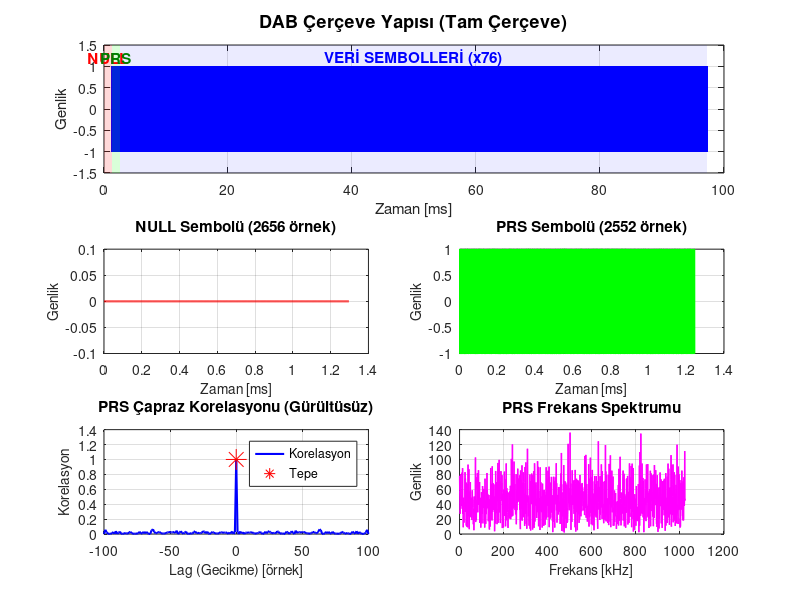

Write MATLAB code to recreate this figure. (Note: this script raises an error after producing the figure.)
% =========================================================================
% ADIM 2: DAB SİNYAL MODELİ
% DAB SoOP TDOA Localization
% =========================================================================
% Bu dosya DAB çerçeve yapısını oluşturur:
%   1. Null Sembolü  → kaba zamanlama için
%   2. PRS Sembolü   → hassas zamanlama/korelasyon için
%   3. Veri Sembolleri → gerçekçilik için (basitleştirilmiş)
%
% Çıktı: 'dab_signal_data.mat' dosyasına kaydedilir
% =========================================================================

clear all;
close all;
clc;

fprintf('========================================\n');
fprintf('  ADIM 2: DAB Sinyal Modeli Başlıyor...\n');
fprintf('========================================\n\n');

% =========================================================================
% BÖLÜM 1: DAB STANDART PARAMETRELERİ (ETSI EN 300 401 - Mode 1)
% =========================================================================
% DAB'ın 4 modu var (Mode 1-4). Biz Mode 1 kullanıyoruz.
% Mode 1: En geniş kapsama alanı, SoOP için en uygun.

Fs = 2.048e6;       % Örnekleme frekansı: 2.048 MHz [örnekleme/saniye]

% --- Sembol Uzunlukları (örnek sayısı cinsinden) ---
% DAB Mode 1 standart değerleri:
T_null_ms   = 1.297;    % Null sembolünün süresi [milisaniye]
T_prs_ms    = 1.246;    % PRS sembolünün süresi [milisaniye]
T_data_ms   = 1.246;    % Veri sembolü süresi [milisaniye]
N_data_syms = 76;       % Bir çerçevedeki veri sembolü sayısı

% Milisaniyeden örnek sayısına çevir: N = T[ms] * Fs / 1000
N_null = round(T_null_ms * Fs / 1000);   % ~2656 örnek
N_prs  = round(T_prs_ms  * Fs / 1000);  % ~2552 örnek
N_data = round(T_data_ms * Fs / 1000);  % ~2552 örnek

% Bir tam çerçevenin toplam örnek sayısı
N_frame = N_null + N_prs + N_data_syms * N_data;

fprintf('DAB Mode 1 Parametreleri:\n');
fprintf('  Örnekleme frekansı : %.3f MHz\n', Fs/1e6);
fprintf('  Null sembol süresi : %.3f ms (%d örnek)\n', T_null_ms, N_null);
fprintf('  PRS sembol süresi  : %.3f ms (%d örnek)\n', T_prs_ms,  N_prs);
fprintf('  Veri sembol sayısı : %d\n', N_data_syms);
fprintf('  Toplam çerçeve     : %d örnek (%.1f ms)\n\n', ...
        N_frame, N_frame/Fs*1000);

% =========================================================================
% BÖLÜM 2: NULL SEMBOLÜ OLUŞTURMA
% =========================================================================
% Null sembolü = tamamen sıfır (sessizlik).
% Alıcı bu enerji düşüşünü tespit ederek çerçeve başını bulur.
% Gerçek DAB'da tam sıfır değil ama biz idealleştiriyoruz.

null_symbol = zeros(1, N_null);   % N_null adet sıfır

fprintf('Null Sembolü:\n');
fprintf('  Uzunluk  : %d örnek\n', length(null_symbol));
fprintf('  Enerji   : %.4f (sıfır olmalı)\n', sum(abs(null_symbol).^2));
fprintf('  Amaç     : Çerçeve başını işaretler (enerji düşüşü)\n\n');

% =========================================================================
% BÖLÜM 3: PRS (PHASE REFERENCE SYMBOL) OLUŞTURMA
% =========================================================================
% PRS = Faz Referans Sembolü
% Bu sinyal korelasyon için kullanılır. Alıcı bu "imzayı" arar.
%
% Gerçek DAB PRS'i çok karmaşık (OFDM tabanlı, faz kodlamalı).
% Biz simülasyon için deterministik pseudo-random bir dizi kullanıyoruz.
% Önemli olan: Her TX için AYNI ve BİLİNEN bir dizi olması.
%
% Nasıl çalışır?
%   Alıcı → aldığı sinyal ile PRS'i çapraz-korelasyona sokar
%   Korelasyon tepe noktası → sinyalin kaç örnek gecikmeli geldiğini söyler
%   Bu gecikme → TOA (Varış Zamanı) kestirimi

rng(42);    % Rastgele sayı üretecini sabitle (42 = seed)
            % Seed sabitlenince her çalıştırmada AYNI PRS oluşur
            % Bu kritik! Alıcı ve verici aynı PRS'i bilmeli.

% BPSK modülasyonu: +1 ve -1 değerlerinden oluşan dizi
% randn > 0 ise +1, değilse -1 → Basit BPSK
prs_bits = sign(randn(1, N_prs));   % N_prs adet +1 veya -1

% Normalize et: Enerji = 1 olsun
prs_symbol = prs_bits / sqrt(mean(prs_bits.^2));

fprintf('PRS (Phase Reference Symbol):\n');
fprintf('  Uzunluk     : %d örnek\n', length(prs_symbol));
fprintf('  Enerji      : %.4f (1 olmalı)\n', mean(prs_symbol.^2));
fprintf('  Değer aralığı: [%.1f, %.1f]\n', min(prs_symbol), max(prs_symbol));
fprintf('  Amaç        : Korelasyon ile TOA kestirimi\n\n');

% =========================================================================
% BÖLÜM 4: VERİ SEMBOLLERİ OLUŞTURMA
% =========================================================================
% Gerçek DAB'da veri sembolleri ses/müzik bilgisi taşır.
% Simülasyonda bunu basitleştiriyoruz: rastgele BPSK veri.
% DAE için bu kısım çok önemli değil, TOA kestirimi PRS'den yapılıyor.

data_symbols = sign(randn(1, N_data * N_data_syms));  % Rastgele veri
data_symbols = data_symbols / sqrt(mean(data_symbols.^2));  % Normalize

fprintf('Veri Sembolleri:\n');
fprintf('  Toplam uzunluk: %d örnek (%d sembol x %d örnek)\n', ...
        length(data_symbols), N_data_syms, N_data);
fprintf('  Amaç          : Gerçekçilik (TOA için kullanılmaz)\n\n');

% =========================================================================
% BÖLÜM 5: TAM DAB ÇERÇEVESİNİ BİRLEŞTİR
% =========================================================================
% Çerçeve yapısı (soldan sağa):
%   [NULL] [PRS] [DATA_1] [DATA_2] ... [DATA_76]
%    ↑      ↑     ↑
%   Sıfır  İmza  Ses verisi

dab_frame = [null_symbol, prs_symbol, data_symbols];

fprintf('Tam DAB Çerçevesi:\n');
fprintf('  Toplam uzunluk: %d örnek\n', length(dab_frame));
fprintf('  Süre          : %.2f ms\n', length(dab_frame)/Fs*1000);
fprintf('  Yapı          : [NULL(%d)] + [PRS(%d)] + [DATA(%d)]\n\n', ...
        N_null, N_prs, length(data_symbols));

% =========================================================================
% BÖLÜM 6: PRS KORELASYONUNU TEST ET
% =========================================================================
% Simülasyonun doğruluğunu kontrol edelim.
% Temiz sinyalde (gürültüsüz) PRS korelasyonu tam olarak doğru yerde tepe vermeli.
%
% Korelasyon nasıl çalışır?
%   - Alınan sinyal ile referans PRS'i kaydırarak çarpıyoruz
%   - Sinyaller örtüştüğünde maksimum değer oluşur
%   - Bu maksimumun konumu = gecikme = TOA

% PRS'in çerçeve içindeki başlangıç indeksi
prs_start_idx = N_null + 1;   % Null'dan sonra PRS başlar

% Test: Çerçeveden PRS bölgesini çıkar ve korelasyon yap
test_segment = dab_frame(prs_start_idx : prs_start_idx + N_prs - 1);

% xcorr: Çapraz korelasyon fonksiyonu
% 'normalized': Tepe değerini 1'e normalize eder
[corr_vals, corr_lags] = xcorr(test_segment, prs_symbol, 'normalized');

% Maksimum korelasyon noktası
[max_corr, max_idx] = max(abs(corr_vals));
peak_lag = corr_lags(max_idx);   % Gecikme (örnek cinsinden)

fprintf('Korelasyon Testi (Gürültüsüz):\n');
fprintf('  Maksimum korelasyon: %.4f (1.0 olmalı)\n', max_corr);
fprintf('  Tepe noktası lag   : %d örnek (0 olmalı)\n', peak_lag);
if abs(peak_lag) == 0 && max_corr > 0.99
    fprintf('  Sonuç: ✓ BAŞARILI - PRS doğru tespit edildi\n\n');
else
    fprintf('  Sonuç: ✗ HATA - Kontrol et\n\n');
end

% =========================================================================
% BÖLÜM 7: VERİLERİ KAYDET
% =========================================================================

save('dab_signal_data.mat', ...
    'dab_frame', ...        % Tam DAB çerçevesi
    'null_symbol', ...      % Null sembolü
    'prs_symbol', ...       % PRS sembolü (korelasyon referansı)
    'data_symbols', ...     % Veri sembolleri
    'N_null', ...           % Null sembol uzunluğu
    'N_prs', ...            % PRS uzunluğu
    'N_data', ...           % Veri sembol uzunluğu
    'N_data_syms', ...      % Veri sembol sayısı
    'N_frame', ...          % Toplam çerçeve uzunluğu
    'Fs', ...               % Örnekleme frekansı
    'prs_start_idx' ...     % PRS başlangıç indeksi
);

fprintf('✓ Veriler "dab_signal_data.mat" dosyasına kaydedildi.\n\n');

% =========================================================================
% BÖLÜM 8: GRAFİKLER
% =========================================================================

figure('Name', 'Adım 2: DAB Sinyal Modeli', 'NumberTitle', 'off', ...
       'Position', [50, 50, 1200, 800]);

% --- Panel 1: Tam Çerçeve ---
subplot(3, 2, [1,2]);
t_frame = (0:length(dab_frame)-1) / Fs * 1000;   % Zaman ekseni [ms]
plot(t_frame, dab_frame, 'b-', 'LineWidth', 0.5);
hold on;

% Bölge işaretleri
null_end_t   = N_null / Fs * 1000;
prs_end_t    = (N_null + N_prs) / Fs * 1000;

% Renkli arka plan: Null=kırmızı, PRS=yeşil, Data=mavi
patch([0, null_end_t, null_end_t, 0], [-1.5, -1.5, 1.5, 1.5], ...
      'red', 'FaceAlpha', 0.15, 'EdgeColor', 'none');
patch([null_end_t, prs_end_t, prs_end_t, null_end_t], [-1.5, -1.5, 1.5, 1.5], ...
      'green', 'FaceAlpha', 0.15, 'EdgeColor', 'none');
patch([prs_end_t, t_frame(end), t_frame(end), prs_end_t], [-1.5, -1.5, 1.5, 1.5], ...
      'blue', 'FaceAlpha', 0.08, 'EdgeColor', 'none');

% Etiketler
text(null_end_t/2, 1.2, 'NULL', 'HorizontalAlignment', 'center', ...
     'FontWeight', 'bold', 'Color', 'red', 'FontSize', 11);
text((null_end_t+prs_end_t)/2, 1.2, 'PRS', 'HorizontalAlignment', 'center', ...
     'FontWeight', 'bold', 'Color', [0 0.5 0], 'FontSize', 11);
text((prs_end_t+t_frame(end))/2, 1.2, 'VERİ SEMBOLLERİ (x76)', ...
     'HorizontalAlignment', 'center', 'FontWeight', 'bold', ...
     'Color', 'blue', 'FontSize', 11);

xlabel('Zaman [ms]', 'FontSize', 11);
ylabel('Genlik', 'FontSize', 11);
title('DAB Çerçeve Yapısı (Tam Çerçeve)', 'FontSize', 13, 'FontWeight', 'bold');
ylim([-1.5, 1.5]);
grid on;

% --- Panel 2: Null Sembolü Yakın Plan ---
subplot(3, 2, 3);
t_null = (0:N_null-1) / Fs * 1000;
plot(t_null, null_symbol, 'r-', 'LineWidth', 1.5);
xlabel('Zaman [ms]', 'FontSize', 10);
ylabel('Genlik', 'FontSize', 10);
title(sprintf('NULL Sembolü (%d örnek)', N_null), 'FontSize', 11, 'FontWeight', 'bold');
ylim([-0.1, 0.1]);
grid on;

% --- Panel 3: PRS Yakın Plan ---
subplot(3, 2, 4);
t_prs = (0:N_prs-1) / Fs * 1000;
plot(t_prs, prs_symbol, 'g-', 'LineWidth', 1);
xlabel('Zaman [ms]', 'FontSize', 10);
ylabel('Genlik', 'FontSize', 10);
title(sprintf('PRS Sembolü (%d örnek)', N_prs), 'FontSize', 11, 'FontWeight', 'bold');
grid on;

% --- Panel 4: Korelasyon Sonucu ---
subplot(3, 2, 5);
plot(corr_lags, abs(corr_vals), 'b-', 'LineWidth', 1.5);
hold on;
plot(peak_lag, max_corr, 'r*', 'MarkerSize', 15, 'DisplayName', 'Tepe Noktası');
xlabel('Lag (Gecikme) [örnek]', 'FontSize', 10);
ylabel('Korelasyon', 'FontSize', 10);
title('PRS Çapraz Korelasyonu (Gürültüsüz)', 'FontSize', 11, 'FontWeight', 'bold');
legend('Korelasyon', 'Tepe', 'Location', 'best');
grid on;
xlim([-100, 100]);

% --- Panel 5: PRS Frekans Spektrumu ---
subplot(3, 2, 6);
PRS_FFT = abs(fft(prs_symbol));
f_axis = (0:N_prs-1) * Fs / N_prs / 1e3;   % kHz cinsinden
plot(f_axis(1:N_prs/2), PRS_FFT(1:N_prs/2), 'm-', 'LineWidth', 1);
xlabel('Frekans [kHz]', 'FontSize', 10);
ylabel('Genlik', 'FontSize', 10);
title('PRS Frekans Spektrumu', 'FontSize', 11, 'FontWeight', 'bold');
grid on;

sgtitle('ADIM 2: DAB Sinyal Modeli', 'FontSize', 15, 'FontWeight', 'bold');

saveas(gcf, 'step2_dab_signal.png');
fprintf('✓ Grafik "step2_dab_signal.png" olarak kaydedildi.\n');

% =========================================================================
% ÖZET
% =========================================================================
fprintf('\n========================================\n');
fprintf('  ADIM 2 TAMAMLANDI ✓\n');
fprintf('========================================\n');
fprintf('Oluşturulan değişkenler:\n');
fprintf('  dab_frame  : 1x%d (tam çerçeve)\n', length(dab_frame));
fprintf('  null_symbol: 1x%d (null)\n', length(null_symbol));
fprintf('  prs_symbol : 1x%d (PRS - korelasyon imzası)\n', length(prs_symbol));
fprintf('\nSonraki adım: step3_channel.m\n');
fprintf('========================================\n');
